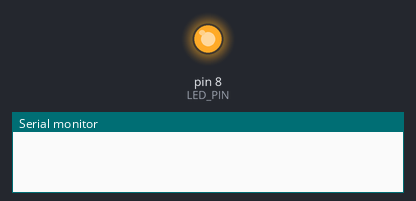
The sketch below on a simulated Arduino Uno, built with avr-gcc and run on an emulated ATmega328P. Shown: output pins drawn as LEDs (lit = HIGH), the last lines printed to the serial monitor.

Above: at 0.1 s.
At 34.1 s:
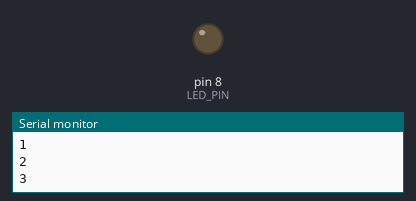
Timing chart, 0 to 38.5 s (numbered marks = the images above):
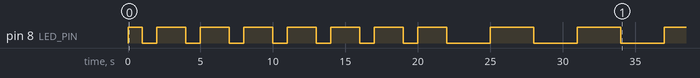

The sketch:

exercise2.ino
```cpp
#define LED_PIN 8
#define INT_PIN 3

int t;
int mode;
volatile int timer1_ovf = 62500;

void setup()
{
  pinMode(LED_PIN, OUTPUT);
  pinMode(INT_PIN, INPUT);

  Serial.begin(9600);
  mode = 1;


  noInterrupts();
  TCCR1A = 0;
  TCCR1B = 0;


  t = 1;
  TCNT1 = t; // Timer counter register
  TCCR1B |= (1 << CS12); // Prescaler
  TIMSK1 |= (1 << TOIE1); // Enable timer overflow interrupt

  interrupts();

}

void loop()
{
  digitalWrite(LED_PIN, HIGH);
  delay(mode*1000);
  digitalWrite(LED_PIN, LOW);
  delay(mode*1000);
}

ISR (TIMER1_OVF_vect){
  if (mode < 3){
    mode++;
  }
  else{
    mode = 1;
  }

  Serial.println(mode);
}
```

Measured:
- by itself, pin 8 (LED_PIN): LOW → HIGH at 0.00 s, → LOW 1.0 s later, → HIGH 1.0 s later, → LOW 2.0 s later, … (21 changes in this stretch)
